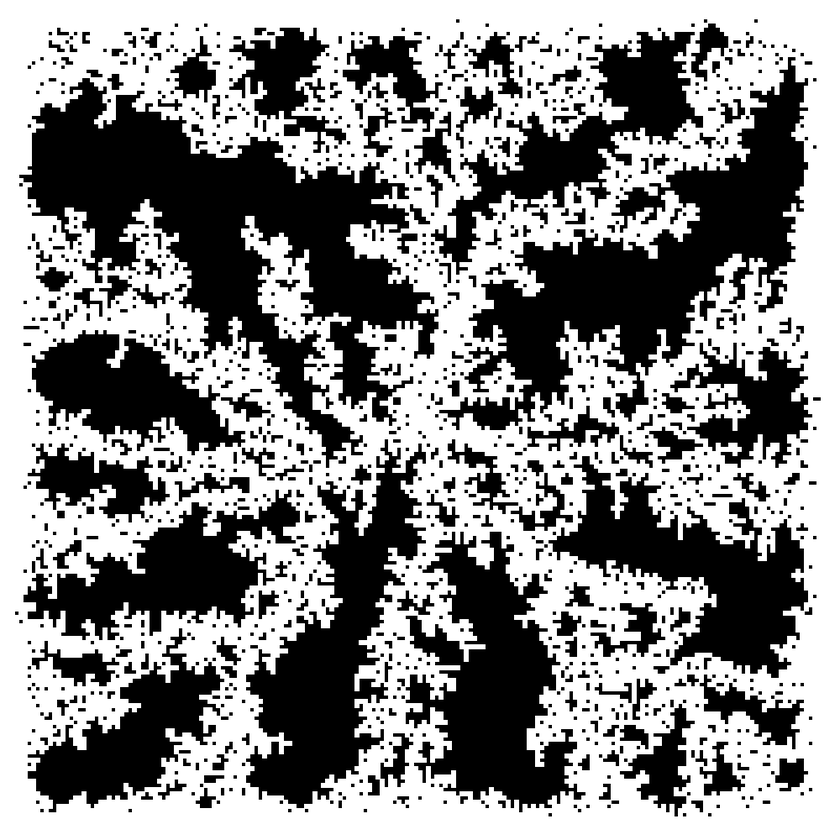
#> input picture dla_1.png, 840 x 840 px, shrunk from 1000 x 1000 before the run
$ python smooth_image.py
#> lines starting #> are read from the running program, lines starting #| are printed output that depends on the picture
import PIL.Image as Image
import numpy as np
import cv2

def smooth_image(image: Image, kernel_size: int) -> Image:
    image = image.convert("RGB")
    image = np.array(image)
    kernel = np.ones((kernel_size, kernel_size), np.float32) / kernel_size**2
    #gaussian = cv2.getGaussianKernel(kernel_size, 0)
    image = cv2.filter2D(image, -1, kernel=kernel)
    return Image.fromarray(image)

if __name__ == "__main__":
    image = Image.open("dla_1.png")
#> image is the input picture: PIL image 840x840 RGB; min 0, max 255, mean 138.7
    image = smooth_image(image, 4)
#> in smooth_image, `image = cv2.filter2D(image, -1, kernel=kernel)`:
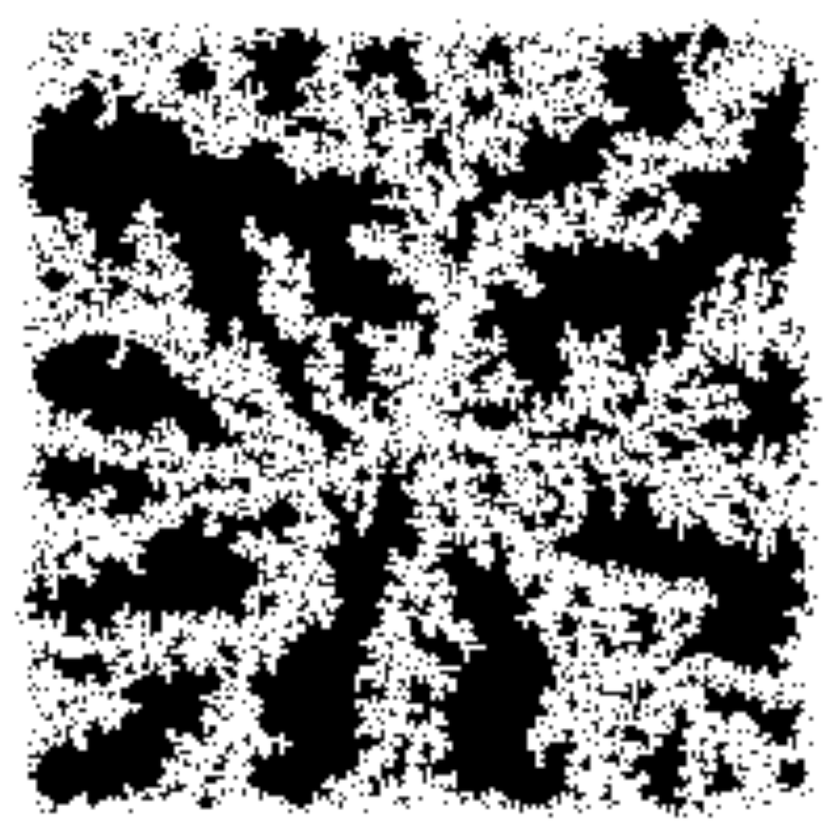
#> image: shape (840, 840, 3); min 0, max 255, mean 138.7
    image.show()
    image.save("smoothed_image_dla_1.png")

$ run again, with dla_2.png copied over dla_1.png
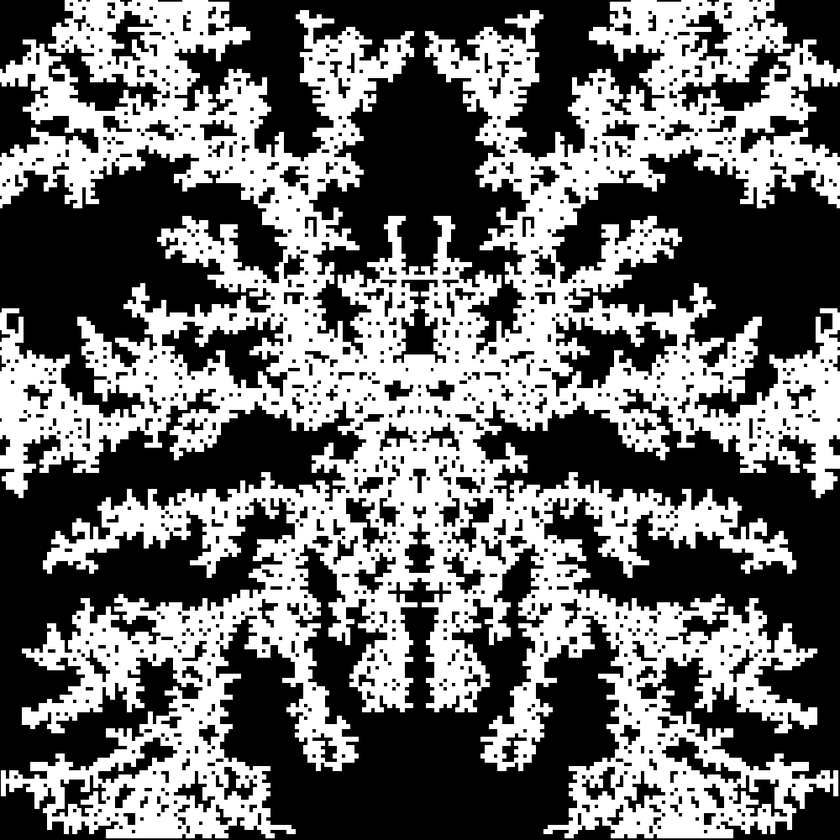
#> input picture dla_2.png, 840 x 840 px, shrunk from 1000 x 1000 before the run
#> image is the input picture: PIL image 840x840 RGB; min 0, max 255, mean 111.2
#> in smooth_image, `image = cv2.filter2D(image, -1, kernel=kernel)`:
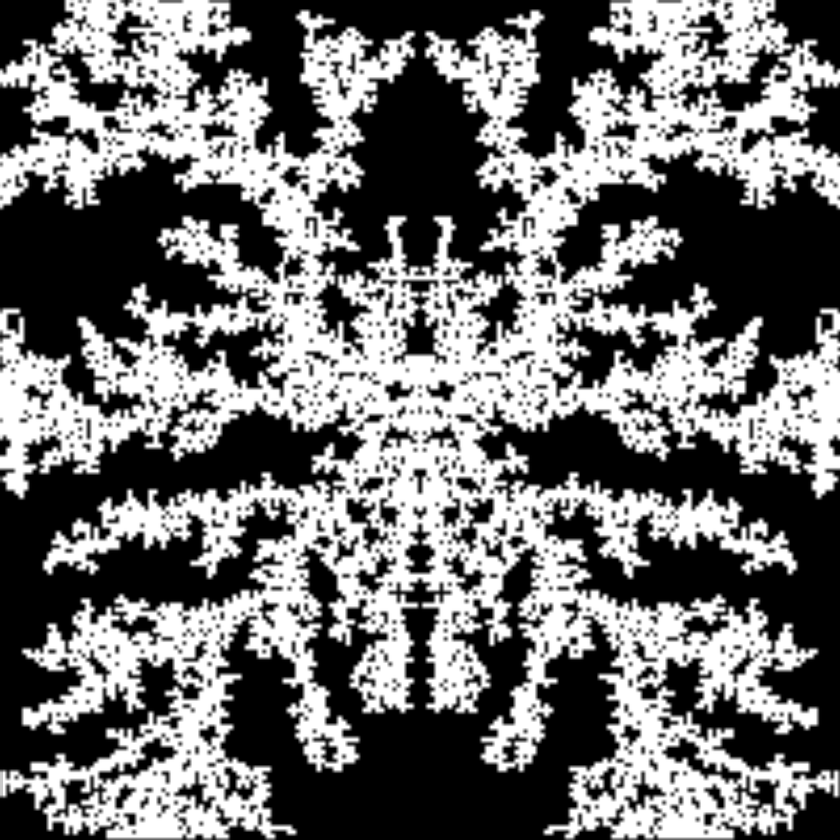
#> image: shape (840, 840, 3); min 0, max 255, mean 111.2

$ run again, with dla_3.png copied over dla_1.png
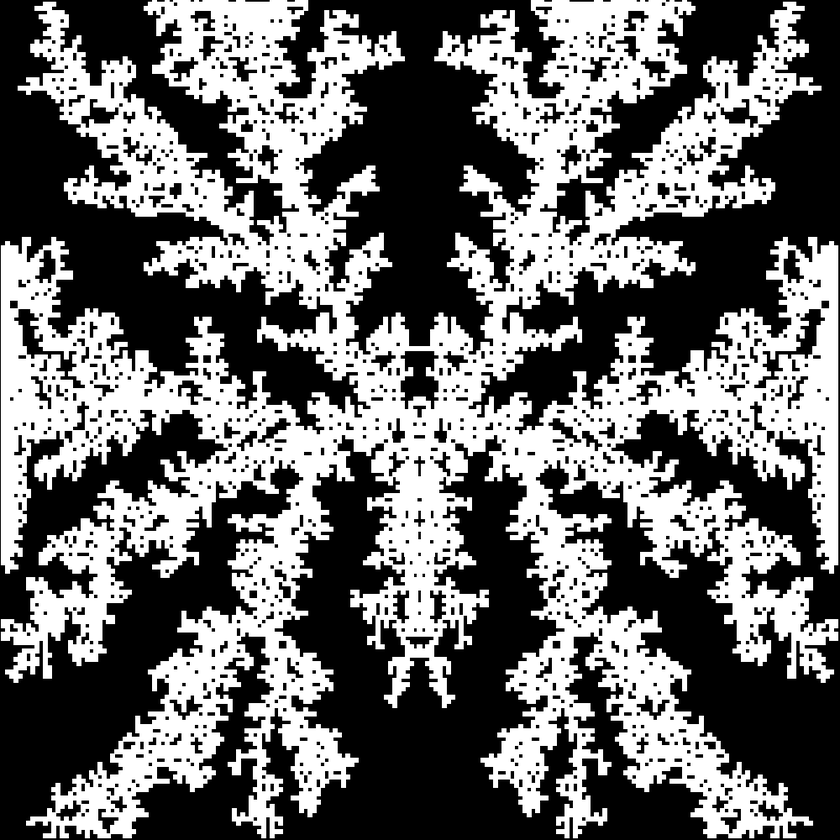
#> input picture dla_3.png, 840 x 840 px, shrunk from 1000 x 1000 before the run
#> image is the input picture: PIL image 840x840 RGB; mean R, G, B 108.8, 108.8, 108.8
#> in smooth_image, `image = cv2.filter2D(image, -1, kernel=kernel)`:
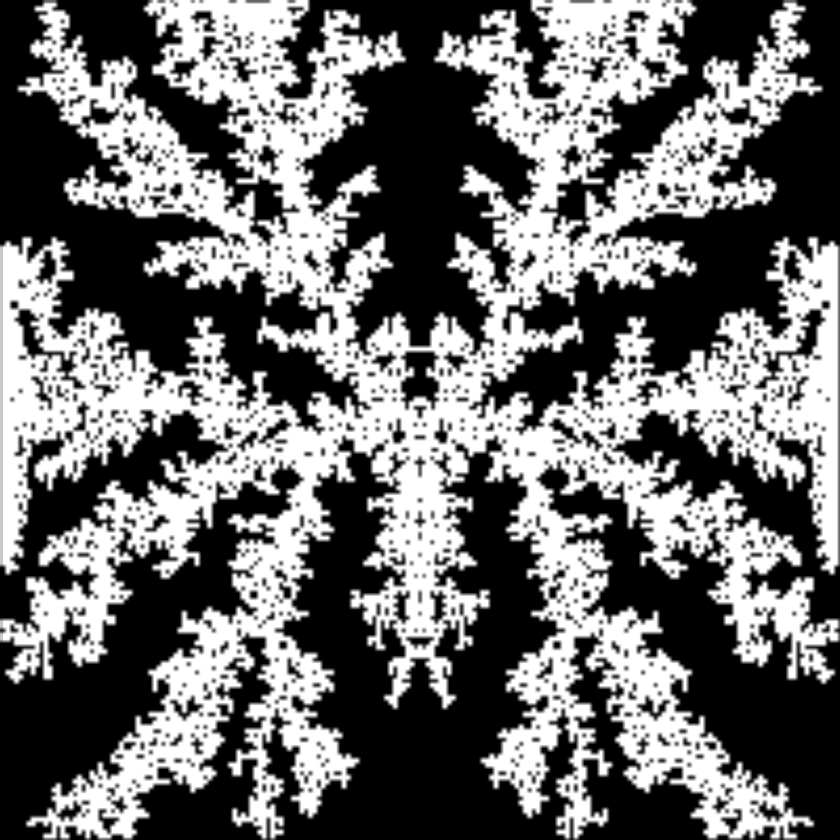
#> image: shape (840, 840, 3); mean R, G, B 108.9, 108.9, 108.9

$ run again, with dla.png copied over dla_1.png
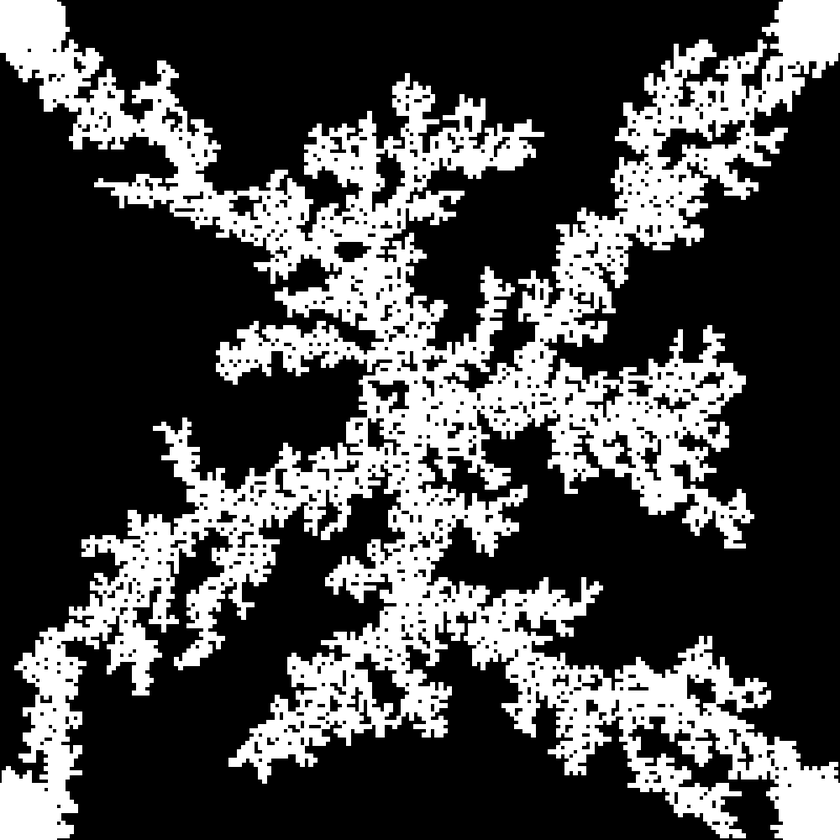
#> input picture dla.png, 840 x 840 px, shrunk from 1000 x 1000 before the run
#> image is the input picture: PIL image 840x840 RGB; min 0, max 255, mean 75.5
#> in smooth_image, `image = cv2.filter2D(image, -1, kernel=kernel)`:
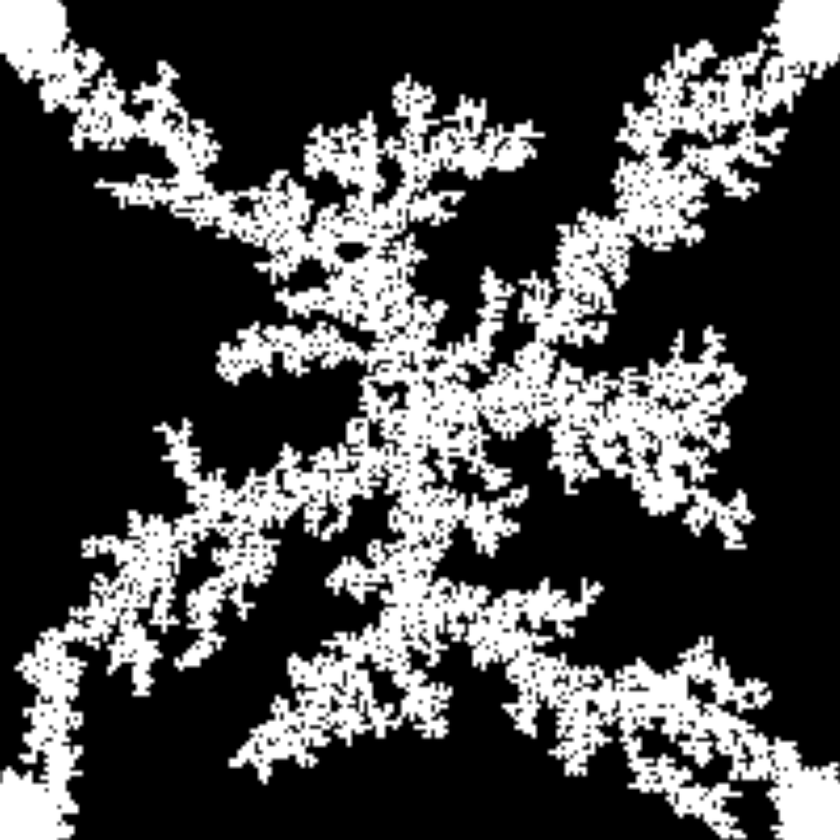
#> image: shape (840, 840, 3); min 0, max 255, mean 75.5
